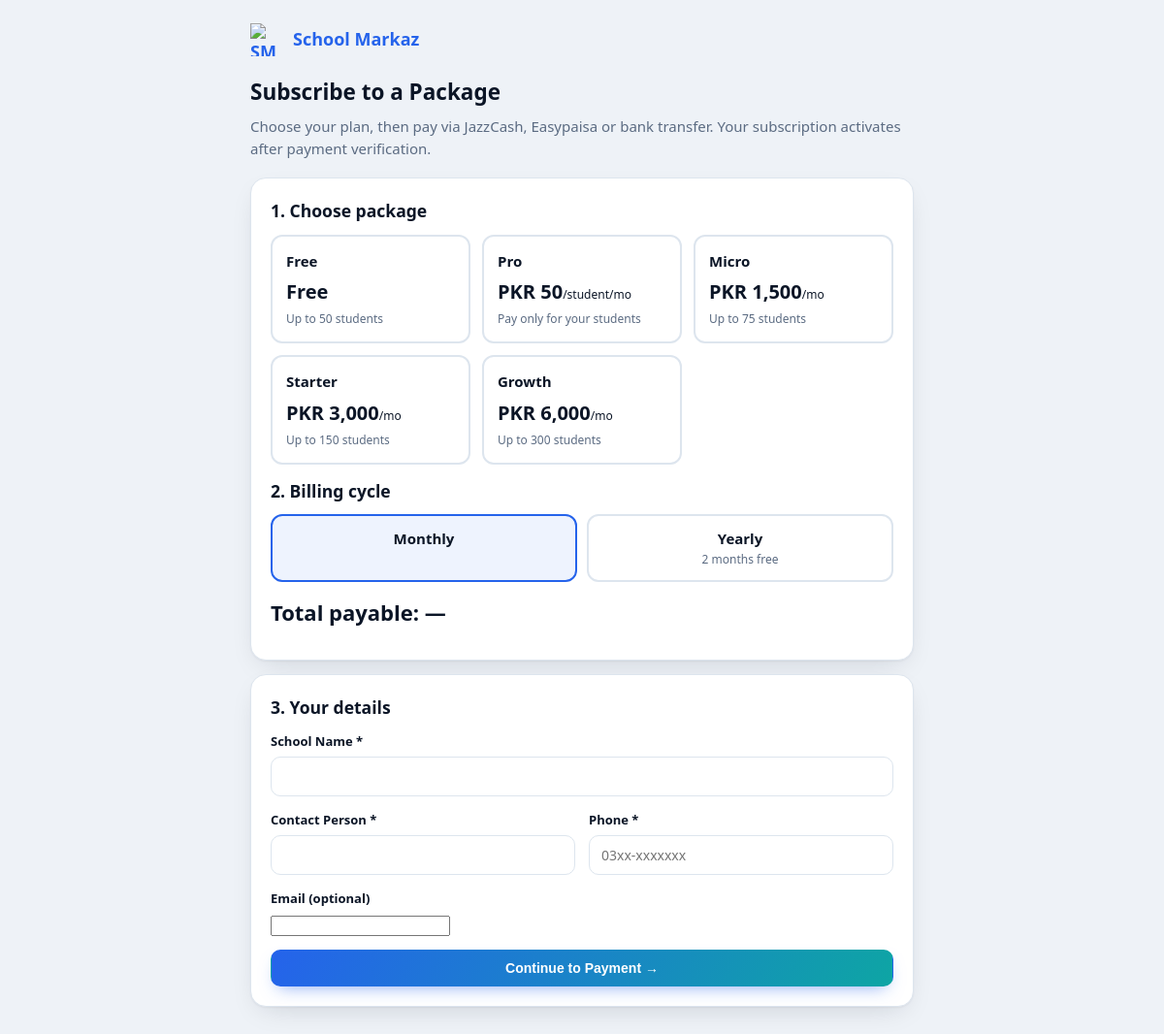
/subscribe.php, run on the app's committed database.
### tables this page shows
CREATE TABLE IF NOT EXISTS packages (
    id INT UNSIGNED AUTO_INCREMENT PRIMARY KEY,
    name VARCHAR(60) NOT NULL,
    max_students INT UNSIGNED NOT NULL,
    price_monthly DECIMAL(12,2) NOT NULL,
    per_student TINYINT(1) NOT NULL DEFAULT 0,
    features TEXT
);

### config/app.php (called while the page is built, shortened)
<?php
function app_url(string $path = ''): string
{
    static $base = null;
    if ($base === null) {
        $env = getenv('APP_URL');
        if ($env) {
            $base = rtrim($env, '/');
        } else {
            $scheme = (!empty($_SERVER['HTTPS']) && $_SERVER['HTTPS'] !== 'off')
                || (($_SERVER['HTTP_X_FORWARDED_PROTO'] ?? '') === 'https') ? 'https' : 'http';
            $host = $_SERVER['HTTP_HOST'] ?? 'localhost';
            $dir = rtrim(str_replace('\\', '/', dirname($_SERVER['SCRIPT_NAME'] ?? '/')), '/');
            $parts = explode('/', trim($dir, '/'));
            if (in_array(end($parts), ['admin', 'teacher', 'student', 'parent', 'auth', 'api'], true)) {
                array_pop($parts);
            }
            $base = $scheme . '://' . $host . ($parts ? '/' . implode('/', $parts) : '');
        }
    }
    return $base . ($path ? '/' . ltrim($path, '/') : '');
}

### includes/helpers.php (called while the page is built, shortened)
<?php
function e(?string $value): string
{
    return htmlspecialchars((string) $value, ENT_QUOTES, 'UTF-8');
}
function fmt_money($amount): string
{
    return CURRENCY . ' ' . number_format((float) $amount, 0);
}

### config/database.php (called while the page is built, shortened)
<?php
function db(): PDO
{
    static $pdo = null;
    if ($pdo === null) {
        $dsn = 'mysql:host=' . DB_HOST . ';port=' . DB_PORT . ';dbname=' . DB_NAME . ';charset=' . DB_CHARSET;
        try {
            $pdo = new PDO($dsn, DB_USER, DB_PASS, [
                PDO::ATTR_ERRMODE => PDO::ERRMODE_EXCEPTION,
                PDO::ATTR_DEFAULT_FETCH_MODE => PDO::FETCH_ASSOC,
                PDO::ATTR_EMULATE_PREPARES => false,
            ]);
        } catch (PDOException $e) {
            http_response_code(500);
            echo '<!doctype html><html><head><meta charset="utf-8"><title>Database Error</title></head>'
                . '<body style="font-family:sans-serif;max-width:640px;margin:60px auto;padding:20px">'
                . '<h1>Database connection failed</h1>'
                . '<p>The application could not connect to MySQL. Create the database and user, import '
                . '<code>database/schema.sql</code>, and verify credentials in <code>config/database.php</code> '
                . '(or the DB_* environment variables).</p>'
                . '</body></html>';
            exit;
        }
    }
    return $pdo;
}

### subscribe.php (the view, shortened to what this page needs)
<?php
$packages = db()->query('SELECT * FROM packages ORDER BY price_monthly ASC')->fetchAll();
$sel_pkg = null;
$old = [
    'package_id' => $sel_pkg ? (string)$sel_pkg['id'] : '',
    'cycle' => 'monthly',
    'school_name' => '', 'contact_name' => '', 'phone' => '', 'email' => '',
];
?>
<!DOCTYPE html>
<html lang="en">
<head>
<link rel="stylesheet" href="<?= e(app_url('assets/css/style.css')) ?>?v=3">
</head>
<body>
<div class="wrap">
  <a class="brandline" href="<?= e(app_url('index.php')) ?>">
    <img src="<?= e(app_url('assets/icons/logo.png')) ?>" alt="SM logo"> <?= e(APP_NAME) ?>
  </a>
  <h2 style="margin:0 0 6px">Subscribe to a Package</h2>
  <p style="color:var(--muted);margin:0 0 18px">Choose your plan, then pay via JazzCash, Easypaisa or bank transfer. Your subscription activates after payment verification.</p>
  <form method="post" id="subform">
    <div class="card" style="margin-bottom:14px"><div class="card-body">
      <h3 style="margin:0 0 10px">1. Choose package</h3>
      <div class="pkgpick">
        <?php foreach ($packages as $p): ?>
        <div class="pkg<?= $sel_pkg && (int)$sel_pkg['id'] === (int)$p['id'] ? ' sel' : '' ?>" data-id="<?= (int)$p['id'] ?>">
          <div class="pname"><?= e($p['name']) ?></div>
          <?php if (!empty($p['per_student'])): ?>
            <div class="pamount"><?= e(fmt_money($p['price_monthly'])) ?><small style="font-size:12px;font-weight:400">/student/mo</small></div>
            <div style="font-size:12px;color:var(--muted)">Pay only for your students</div>
          <?php elseif ((float)$p['price_monthly'] <= 0): ?>
            <div class="pamount">Free</div>
            <div style="font-size:12px;color:var(--muted)">Up to <?= e(number_format((int)$p['max_students'])) ?> students</div>
          <?php else: ?>
            <div class="pamount"><?= e(fmt_money($p['price_monthly'])) ?><small style="font-size:12px;font-weight:400">/mo</small></div>
            <div style="font-size:12px;color:var(--muted)">Up to <?= e(number_format((int)$p['max_students'])) ?> students</div>
          <?php endif; ?>
        </div>
        <?php endforeach; ?>
      </div>
      <h3 style="margin:14px 0 10px">2. Billing cycle</h3>
      <div class="cycles">
        <div class="cycle<?= $old['cycle'] === 'monthly' ? ' sel' : '' ?>" data-cycle="monthly">
          <strong>Monthly</strong><div style="font-size:12px;color:var(--muted)" id="mprice"></div>
        </div>
        <div class="cycle<?= $old['cycle'] === 'yearly' ? ' sel' : '' ?>" data-cycle="yearly">
          <strong>Yearly</strong><div style="font-size:12px;color:var(--muted)">2 months free</div>
        </div>
      </div>
      <div class="total">Total payable: <span id="total">—</span></div>
    </div></div>
    <div class="card"><div class="card-body">
      <h3 style="margin:0 0 10px">3. Your details</h3>
      <div class="field"><label>School Name *</label>
        <input type="text" name="school_name" value="<?= e($old['school_name']) ?>" required></div>
      <div class="form-row">
        <div class="field"><label>Contact Person *</label>
          <input type="text" name="contact_name" value="<?= e($old['contact_name']) ?>" required></div>
        <div class="field"><label>Phone *</label>
          <input type="text" name="phone" value="<?= e($old['phone']) ?>" required placeholder="03xx-xxxxxxx"></div>
      </div>
      <div class="field"><label>Email (optional)</label>
        <input type="email" name="email" value="<?= e($old['email']) ?>"></div>
      <button class="btn" type="submit" style="width:100%">Continue to Payment →</button>
    </div></div>
  </form>
</div>
</body>
</html>

### assets/css/style.css (style rules this page uses)
:root { --bg: #eef2f7; --surface: #ffffff; --surface-muted: #f6f8fb; --text: #0b1526; --muted: #5b6b82; --border: #dde5ee; --primary: #2563eb; --primary-dark: #1d4ed8; --primary-soft: #e8effc; --accent: #d97706; --gold: #f5b301; --success: #059669; --warning: #d97706; --danger: #dc2626; --info: #0284c7; --grad: linear-gradient(120deg, #2563eb 0%, #0ea5a4 100%); --grad-hero: linear-gradient(130deg, #0b2a6b 0%, #2563eb 45%, #059669 110%); --radius: 16px; --radius-s: 10px; --shadow: 0 1px 2px rgba(11, 21, 38, .05), 0 10px 30px -12px rgba(11, 21, 38, .18); --shadow-lg: 0 24px 60px -18px rgba(11, 21, 38, .35); --sidebar-w: 256px; }
* { box-sizing: border-box; }
html, body { margin: 0; padding: 0; }
body { font-family: "Segoe UI", -apple-system, BlinkMacSystemFont, Roboto, "Helvetica Neue", Arial, sans-serif; background: var(--bg); color: var(--text); font-size: 15px; line-height: 1.55; -webkit-font-smoothing: antialiased; }
a { color: var(--primary); text-decoration: none; }
.card { background: var(--surface); border: 1px solid var(--border); border-radius: var(--radius); box-shadow: var(--shadow); margin-bottom: 20px; }
.card-body { padding: 20px; }
.btn { display: inline-block; padding: 10px 20px; border-radius: 10px; border: 1px solid transparent; font-size: 14px; font-weight: 600; cursor: pointer; background: var(--grad); color: #fff; box-shadow: 0 8px 18px -8px rgba(37, 99, 235, .55); transition: transform .15s ease, box-shadow .15s ease, filter .15s ease; }
.field { margin-bottom: 14px; }
.field label { display: block; font-weight: 600; font-size: 13px; margin-bottom: 6px; }
.field input[type="text"], .field input[type="password"], .field input[type="date"], .field input[type="time"], .field input[type="number"], .field input[type="tel"], .field select, .field textarea { width: 100%; padding: 10px 12px; border: 1px solid var(--border); border-radius: var(--radius-s); font-size: 14px; font-family: inherit; background: #fff; color: var(--text); transition: border-color .15s ease, box-shadow .15s ease; }
.form-row { display: grid; grid-template-columns: repeat(2, 1fr); gap: 14px; }

### subscribe.php (style rules this page uses)
.wrap { max-width: 720px; margin: 0 auto; padding: 24px 18px 40px; }
.brandline { display: flex; align-items: center; gap: 10px; font-weight: 800; font-size: 18px; margin-bottom: 20px; }
.brandline img { width: 34px; height: 34px; }
.pkgpick { display: grid; grid-template-columns: repeat(auto-fit, minmax(180px, 1fr)); gap: 12px; margin-bottom: 14px; }
.pkg { border: 2px solid var(--border); border-radius: 12px; padding: 14px; cursor: pointer; }
.pkg .pname { font-weight: 800; }
.pkg .pamount { font-size: 20px; font-weight: 800; margin: 4px 0; }
.cycles { display: flex; gap: 10px; margin-bottom: 14px; }
.cycle { flex: 1; border: 2px solid var(--border); border-radius: 12px; padding: 12px; cursor: pointer; text-align: center; }
.cycle.sel { border-color: var(--primary); background: color-mix(in srgb, var(--primary) 8%, transparent); }
.total { font-size: 22px; font-weight: 800; margin: 12px 0; }

### data on the page
packages: name "Free", max_students "50"
packages: name "Pro", price_monthly "PKR 50"
packages: name "Micro", price_monthly "PKR 1,500", max_students "75"
packages: name "Starter", price_monthly "PKR 3,000", max_students "150"
packages: name "Growth", price_monthly "PKR 6,000", max_students "300"

### other printed values
APP_NAME "School Markaz"
